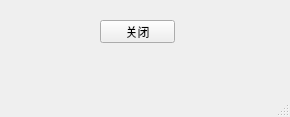
<?xml version="1.0" encoding="UTF-8"?>
<ui version="4.0">
 <class>MainWindow</class>
 <widget class="QMainWindow" name="MainWindow">
  <property name="geometry">
   <rect>
    <x>0</x>
    <y>0</y>
    <width>290</width>
    <height>117</height>
   </rect>
  </property>
  <property name="windowTitle">
   <string>MainWindow</string>
  </property>
  <widget class="QWidget" name="centralwidget">
   <widget class="QPushButton" name="pushButton">
    <property name="geometry">
     <rect>
      <x>100</x>
      <y>20</y>
      <width>75</width>
      <height>23</height>
     </rect>
    </property>
    <property name="text">
     <string>关闭</string>
    </property>
   </widget>
  </widget>
  <widget class="QMenuBar" name="menubar">
   <property name="geometry">
    <rect>
     <x>0</x>
     <y>0</y>
     <width>290</width>
     <height>23</height>
    </rect>
   </property>
  </widget>
  <widget class="QStatusBar" name="statusbar"/>
 </widget>
 <resources/>
 <connections>
  <connection>
   <sender>pushButton</sender>
   <signal>clicked()</signal>
   <receiver>MainWindow</receiver>
   <slot>close()</slot>
   <hints>
    <hint type="sourcelabel">
     <x>130</x>
     <y>54</y>
    </hint>
    <hint type="destinationlabel">
     <x>148</x>
     <y>76</y>
    </hint>
   </hints>
  </connection>
 </connections>
</ui>
